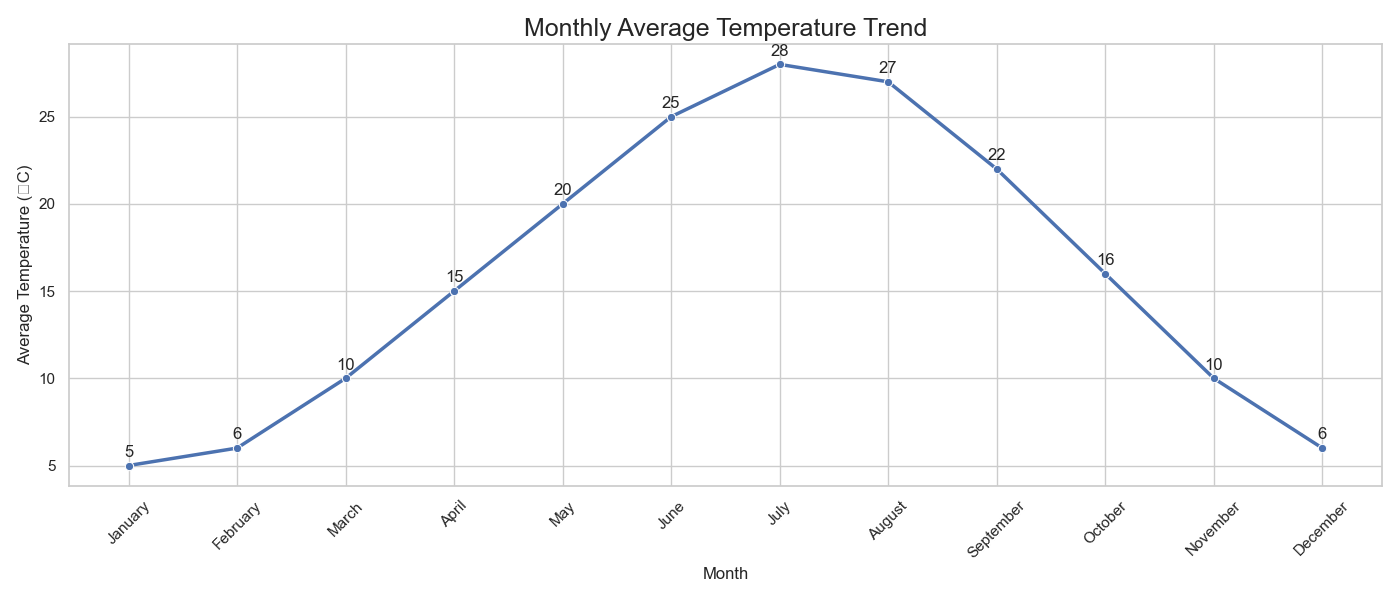

The Python source for this figure:

import pandas as pd
import seaborn as sns
import matplotlib.pyplot as plt

# Creating the dataset
data = {
    'Month': ['January', 'February', 'March', 'April', 'May', 'June', 
              'July', 'August', 'September', 'October', 'November', 'December'],
    'Average_Temperature': [5, 6, 10, 15, 20, 25, 28, 27, 22, 16, 10, 6]
}

# Convert the dictionary into a DataFrame
df = pd.DataFrame(data)

# Creating a line chart using seaborn
plt.figure(figsize=(14, 6))  # width: 14 inches , height: 6 inches
sns.set_theme(style="whitegrid")

# Plotting the data
lineplot = sns.lineplot(x='Month', y='Average_Temperature', data=df, 
                        palette=["#FF5733"], linewidth=2.5, marker='o')

# Annotating each point with its value
for i in range(df.shape[0]):
    plt.text(df['Month'][i], df['Average_Temperature'][i] + 0.5, 
             df['Average_Temperature'][i], horizontalalignment='center')

# Customizing the chart appearance
lineplot.set_title('Monthly Average Temperature Trend', fontsize=18)
lineplot.set_xlabel('Month', fontsize=12)
lineplot.set_ylabel('Average Temperature (°C)', fontsize=12)
plt.xticks(rotation=45)  # Rotate the x labels for better readability
plt.tight_layout()  # Adjusts the plot to make sure everything fits without overlap

# Display the plot
plt.show()
